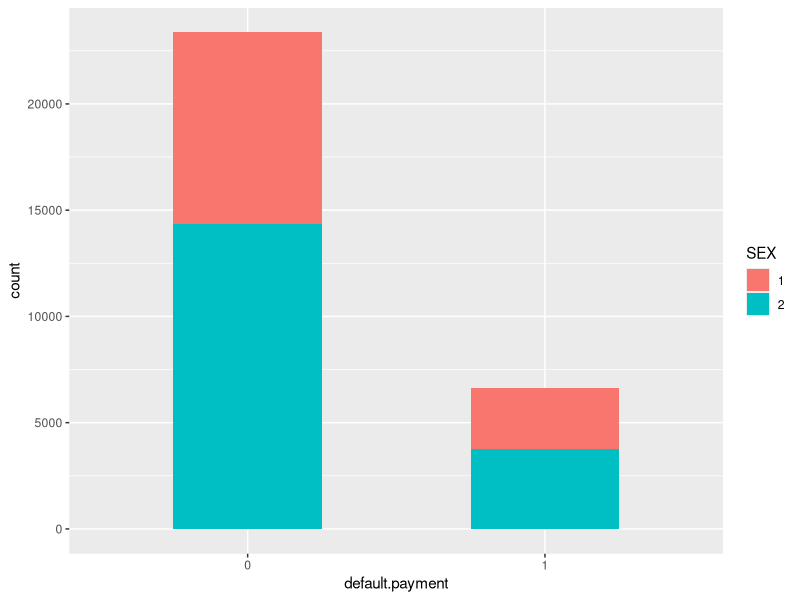
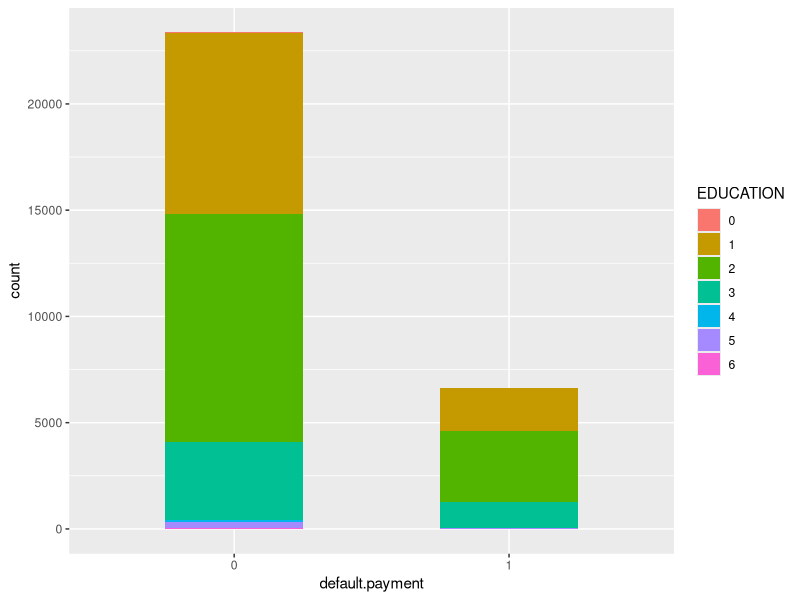
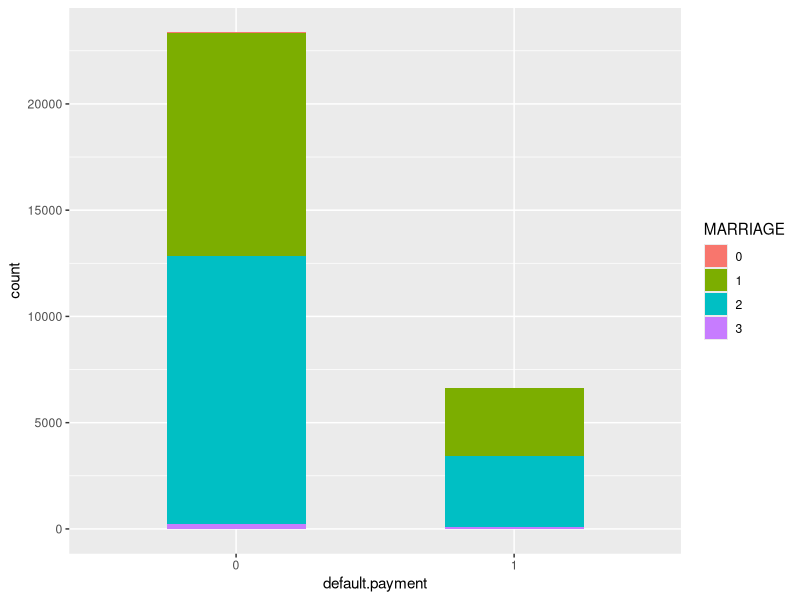
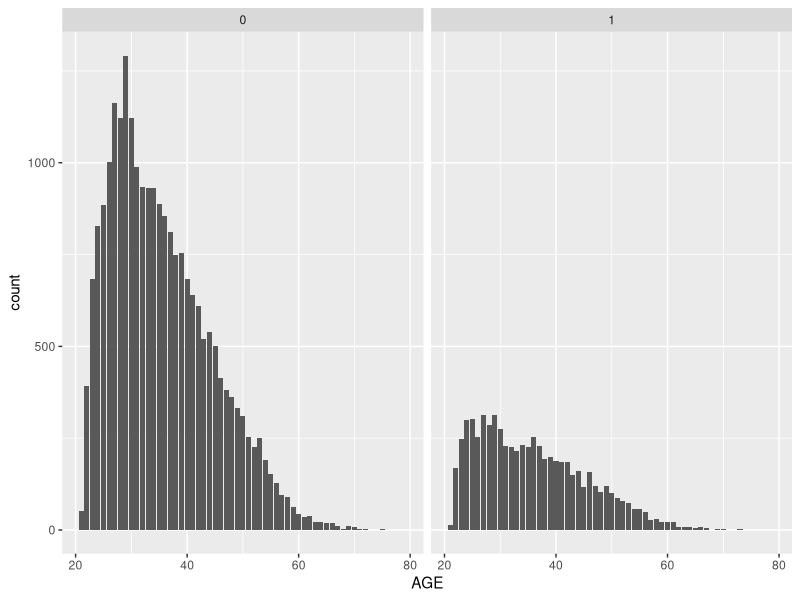
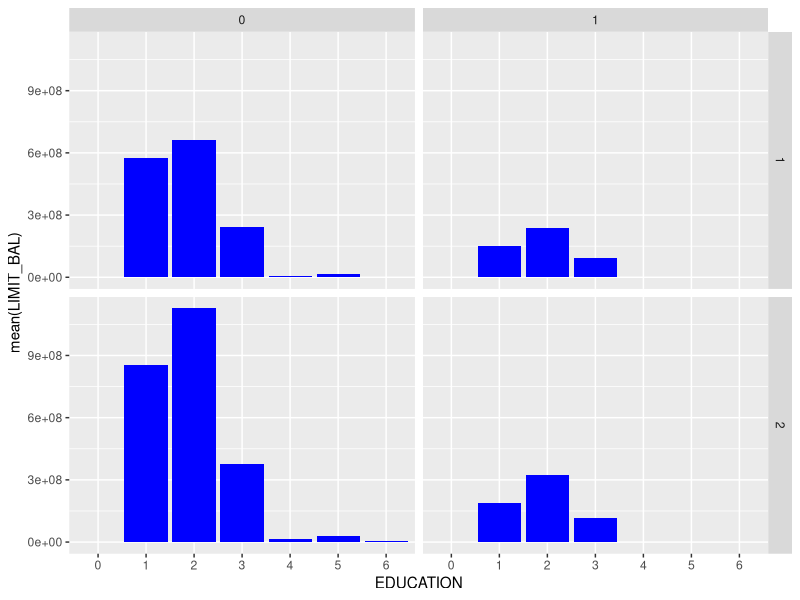

These figures' R source, in order: (Note: a time limit stopped this script after it produced the figures.)
#library 
library(tidyverse)
library(dplyr)
library(caret)
library(randomForest)
library(e1071)
library(rpart)
#importing dataset
dataset = read.csv("creditrisk.csv")
str(dataset)

#exploratory data analysis 

dataset$SEX = as.factor(dataset$SEX)
dataset$EDUCATION = as.factor(dataset$EDUCATION)
dataset$MARRIAGE = as.factor(dataset$MARRIAGE)
dataset$PAY_0 = as.factor(dataset$PAY_0)
dataset$PAY_2 = as.factor(dataset$PAY_2)
dataset$PAY_3 = as.factor(dataset$PAY_3)
dataset$PAY_4 = as.factor(dataset$PAY_4)
dataset$PAY_5 = as.factor(dataset$PAY_5)
dataset$PAY_6 = as.factor(dataset$PAY_6)
dataset$default.payment = as.factor(dataset$default.payment)

str(dataset)

#missing values
sapply(dataset,function(x){sum(is.na(x))})



#EDA
table(dataset$default.payment,dataset$SEX)
ggplot(dataset)+
  geom_bar(aes(x = default.payment, fill= SEX),width = 0.5)


table(dataset$default.payment,dataset$EDUCATION)
ggplot(dataset)+
  geom_bar(aes(x = default.payment,fill = EDUCATION),width = .5)

round(prop.table(table(dataset$default.payment,dataset$MARRIAGE)),3)
ggplot(dataset)+
  geom_bar(aes(x = default.payment,fill = MARRIAGE),width = .5)


ggplot(dataset)+
  geom_bar(aes(x = AGE))+
  facet_wrap(default.payment~.)

ggplot(dataset)+
  geom_col(aes(x = EDUCATION,y = mean(LIMIT_BAL)),fill = 'blue')+
  facet_grid(SEX~default.payment)
  

#Visualizing the insight drawn 
dataset%>%
  group_by(AGE,EDUCATION,MARRIAGE)%>%
  filter(AGE %in% c(24:31),EDUCATION=="1",MARRIAGE %in% c(2))%>%
  count(default.payment)


#predictive data analysis

dataset = dataset[-1]
set.seed(123)
intrain<-createDataPartition(y=dataset$default.payment,p=0.700,list=FALSE)
training_set<-dataset[intrain,]
test_set<-dataset[-intrain,]
nrow(training_set)
nrow(test_set)

#scaling the values 

training_set[c(1,5,12:23)]= scale(training_set[c(1,5,12:23)])

test_set[c(1,5,12:23)] = scale(test_set[c(1,5,12:23)])
head(training_set)


#Ensemble Classification Algorithm (Random Forest)
folds = createFolds(training_set$default.payment, k = 10)
cv_rf = lapply(folds, function(x) {
  training_fold = training_set[-x, ]
  test_fold = training_set[x, ]
  classifier = randomForest(formula = default.payment ~ .,
                   data = training_fold,
                   ntree = 100)
  y_pred = predict(classifier, newdata = test_fold[-24])
  cm = table(test_fold[, 18], y_pred)
  accuracy = (cm[1,1] + cm[2,2]) / (cm[1,1] + cm[2,2] + cm[1,2] + cm[2,1])
  recall = cm[2,2]/(cm[2,2]+cm[2,1])
  precision = cm[2,2]/(cm[2,2]+cm[1,2])
  F1_score = (2*recall*precision)/(recall+precision)
  metrics_rf = c(accuracy,recall,F1_score)
  return(metrics_rf)
  
})
cv_rf = data.frame(cv_rf)
rownames(cv_rf) = c("Accuracy","Recall","F1_score")
cv_rf = rowMeans(cv_rf)


#SVM

folds = createFolds(training_set$default.payment, k = 10)
cv_svm = lapply(folds, function(x) {
  training_fold = training_set[-x, ]
  test_fold = training_set[x, ]
  classifier = svm(formula = default.payment ~ .,
                            data = training_fold,
                   type = 'C-classification',
                   kernel = 'radial')
  y_pred = predict(classifier, newdata = test_fold[-24])
  cm = table(test_fold[, 24], y_pred)
  accuracy = (cm[1,1] + cm[2,2]) / (cm[1,1] + cm[2,2] + cm[1,2] + cm[2,1])
  recall = cm[2,2]/(cm[2,2]+cm[2,1])
  precision = cm[2,2]/(cm[2,2]+cm[1,2])
  F1_score = (2*recall*precision)/(recall+precision)
  metrics_svm = c(accuracy,recall,F1_score)
  return(metrics_svm)
})
cv_svm = data.frame(cv_svm)
rownames(cv_svm) = c("Accuracy","Recall","F1_score")
cv_svm = rowMeans(cv_svm)

#decesion Tree 

folds = createFolds(training_set$default.payment, k = 10)
cv_dt = lapply(folds, function(x) {
  training_fold = training_set[-x, ]
  test_fold = training_set[x, ]
  classifier = rpart(formula = default.payment ~ .,
                     data = training_fold)
  y_pred = predict(classifier, newdata = test_fold[-24], type = 'class')
  cm = table(test_fold[, 24], y_pred)
  accuracy = (cm[1,1] + cm[2,2]) / (cm[1,1] + cm[2,2] + cm[1,2] + cm[2,1])
  recall = cm[2,2]/(cm[2,2]+cm[2,1])
  precision = cm[2,2]/(cm[2,2]+cm[1,2])
  F1_score = (2*recall*precision)/(recall+precision)
  metrics_dt = c(accuracy,recall,F1_score)
  return(metrics_dt)
})
cv_dt = data.frame(cv_dt)
rownames(cv_dt) = c("Accuracy","Recall","F1_score")
cv_dt = rowMeans(cv_dt)

#Comparing the three Models
eval_metric = rbind(cv_rf,cv_svm,cv_dt)
rownames(eval_metric)= c('Random Forest','SVM','Decision Tree')
eval_metric
